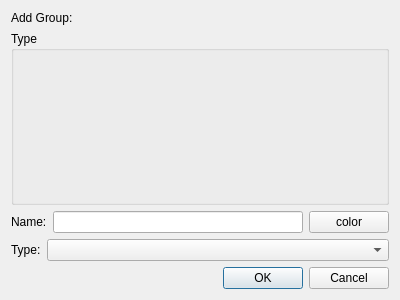
<?xml version="1.0" encoding="UTF-8"?>
<ui version="4.0">
 <class>CreateAnnotationGroupDialog</class>
 <widget class="QDialog" name="CreateAnnotationGroupDialog">
  <property name="geometry">
   <rect>
    <x>0</x>
    <y>0</y>
    <width>400</width>
    <height>300</height>
   </rect>
  </property>
  <property name="windowTitle">
   <string>Dialog</string>
  </property>
  <property name="sizeGripEnabled">
   <bool>false</bool>
  </property>
  <layout class="QGridLayout" name="gridLayout" rowstretch="0,1,0,1,1">
   <item row="0" column="0">
    <widget class="QLabel" name="lblTitle">
     <property name="text">
      <string>Add Group:</string>
     </property>
    </widget>
   </item>
   <item row="1" column="0">
    <widget class="QGroupBox" name="groupBoxType">
     <property name="title">
      <string>Type</string>
     </property>
     <layout class="QVBoxLayout" name="verticalLayout">
      <item>
       <layout class="QVBoxLayout" name="layout"/>
      </item>
     </layout>
    </widget>
   </item>
   <item row="3" column="0">
    <layout class="QVBoxLayout" name="verticalLayout_2">
     <item>
      <layout class="QHBoxLayout" name="horizontalLayout">
       <item>
        <widget class="QLabel" name="lblName">
         <property name="text">
          <string>Name:</string>
         </property>
        </widget>
       </item>
       <item>
        <widget class="QLineEdit" name="txtName"/>
       </item>
       <item>
        <widget class="QPushButton" name="btnColor">
         <property name="autoFillBackground">
          <bool>true</bool>
         </property>
         <property name="text">
          <string>color</string>
         </property>
         <property name="border" stdset="0">
          <string>none</string>
         </property>
         <property name="background-color" stdset="0">
          <string>rgba(46, 204, 113, 0.4)</string>
         </property>
        </widget>
       </item>
      </layout>
     </item>
     <item>
      <layout class="QHBoxLayout" name="horizontalLayout_2" stretch="0,1">
       <item>
        <widget class="QLabel" name="label">
         <property name="text">
          <string>Type:</string>
         </property>
        </widget>
       </item>
       <item>
        <widget class="QComboBox" name="comboBox"/>
       </item>
      </layout>
     </item>
    </layout>
   </item>
   <item row="4" column="0">
    <widget class="QDialogButtonBox" name="buttonBox">
     <property name="orientation">
      <enum>Qt::Horizontal</enum>
     </property>
     <property name="standardButtons">
      <set>QDialogButtonBox::Cancel|QDialogButtonBox::Ok</set>
     </property>
    </widget>
   </item>
  </layout>
 </widget>
 <tabstops>
  <tabstop>txtName</tabstop>
  <tabstop>btnColor</tabstop>
  <tabstop>comboBox</tabstop>
 </tabstops>
 <resources/>
 <connections>
  <connection>
   <sender>buttonBox</sender>
   <signal>accepted()</signal>
   <receiver>CreateAnnotationGroupDialog</receiver>
   <slot>accept()</slot>
   <hints>
    <hint type="sourcelabel">
     <x>248</x>
     <y>254</y>
    </hint>
    <hint type="destinationlabel">
     <x>157</x>
     <y>274</y>
    </hint>
   </hints>
  </connection>
  <connection>
   <sender>buttonBox</sender>
   <signal>rejected()</signal>
   <receiver>CreateAnnotationGroupDialog</receiver>
   <slot>reject()</slot>
   <hints>
    <hint type="sourcelabel">
     <x>316</x>
     <y>260</y>
    </hint>
    <hint type="destinationlabel">
     <x>286</x>
     <y>274</y>
    </hint>
   </hints>
  </connection>
 </connections>
</ui>
